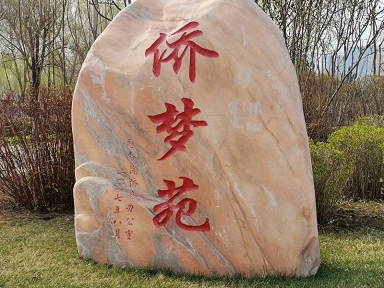
#> input picture Python.OpenCV.From.Novice.To.Practice/code/02/34/stone.jpg, 384 x 288 px
$ python demo.py
#> lines starting #> are read from the running program, lines starting #| are printed output that depends on the picture
import cv2
import numpy as np

img = cv2.imread("stone.jpg")  # 读取原始图像
#> img is the input picture: shape (288, 384, 3); mean B, G, R 102.7, 124.1, 146.7

img_h = np.hstack((img, img))  # 水平拼接两个图像
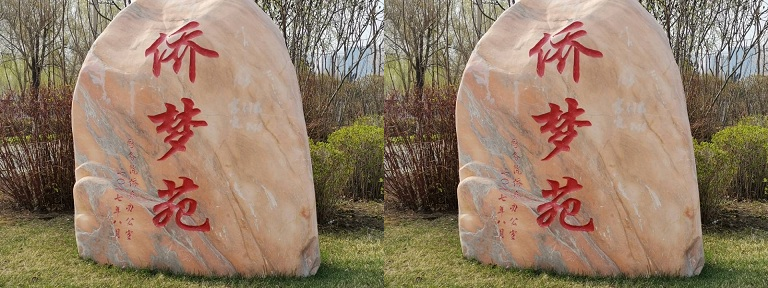
#> img_h: shape (288, 768, 3); mean B, G, R 102.7, 124.1, 146.7
img_v = np.vstack((img, img))  # 垂直拼接两个图像
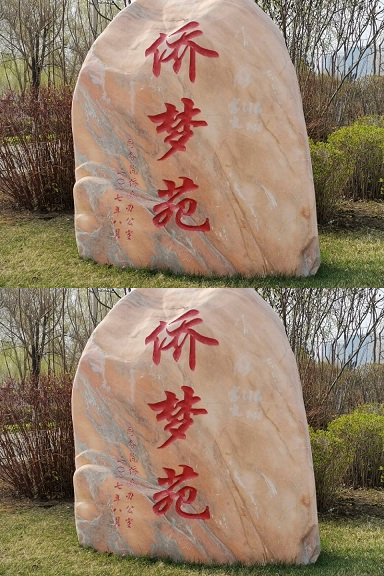
#> img_v: shape (576, 384, 3); mean B, G, R 102.7, 124.1, 146.7

cv2.imshow("img_h", img_h)  # 展示拼接之后的效果
cv2.imshow("img_v", img_v)
cv2.waitKey()  # 按下任何键盘按键后
cv2.destroyAllWindows()  # 释放所有窗体
